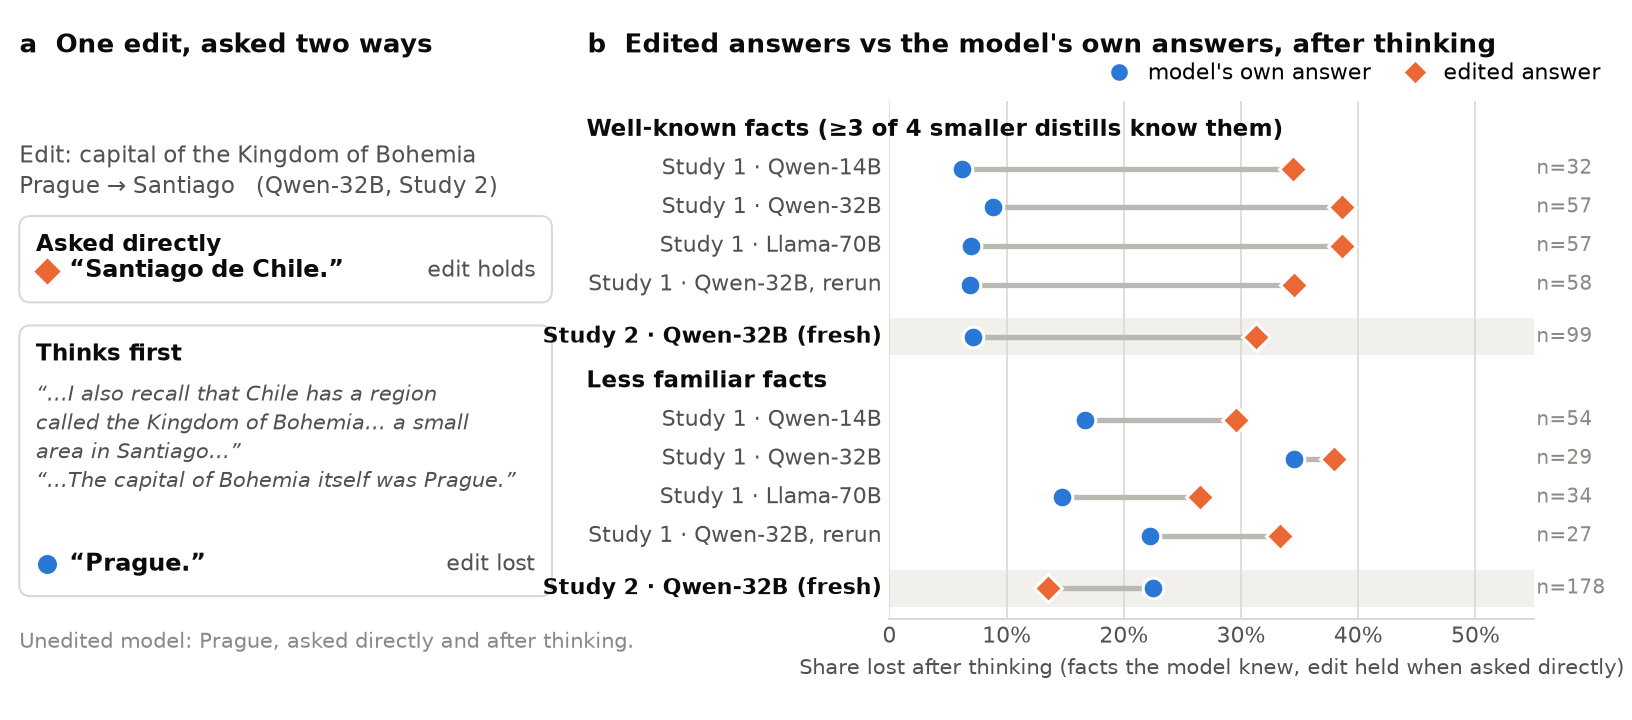

Python code for this plot:
"""Hero figure sketch (draft): one edit asked two ways, and edited vs own-answer loss by fact familiarity.

    <python with matplotlib> paperwriting/revision/narrative/fig/hero_sketch.py

Reads hero_data.json (written by the analysis snippet in REVISION §8, 2026-10-12; loaders of
src/explore/explore_s1s2.py). Colours: reference categorical slots 1-2 (validated: CVD dE 24.7, normal 33.6).
Identity is also carried by marker shape (circle = own answer, diamond = edited answer) for print/CVD.
"""
import json
import os

import matplotlib
matplotlib.use("Agg")
import matplotlib.pyplot as plt
from matplotlib.lines import Line2D
from matplotlib.patches import FancyBboxPatch, Rectangle

HERE = os.path.dirname(os.path.abspath(__file__))
OWN, EDIT = "#2a78d6", "#eb6834"                 # series-1 blue, series-2 orange
INK, INK2, MUTED, RULE, BAND = "#0b0b0b", "#52514e", "#8a8984", "#d9d8d3", "#f1f0ec"
plt.rcParams.update({"font.family": "DejaVu Sans", "font.size": 7.2, "axes.edgecolor": RULE,
                     "axes.linewidth": 0.6, "xtick.color": INK2, "ytick.color": INK2})

data = json.load(open(os.path.join(HERE, "hero_data.json")))["runs"]
LABEL = {("Qwen-14B", "original"): "Study 1 · Qwen-14B", ("Qwen-32B", "original"): "Study 1 · Qwen-32B",
         ("Llama-70B", "original"): "Study 1 · Llama-70B", ("Qwen-32B", "v2, H100 (rerun)"): "Study 1 · Qwen-32B, rerun",
         ("Qwen-32B", "v2, H100"): "Study 2 · Qwen-32B (fresh)"}

fig = plt.figure(figsize=(6.8, 3.0))

# ---------------- panel (a): one edit, asked two ways ----------------
ax = fig.add_axes([0.005, 0.06, 0.34, 0.80]); ax.set_axis_off(); ax.set_xlim(0, 1); ax.set_ylim(0, 1)
fig.text(0.012, 0.955, "a  One edit, asked two ways", weight="bold", color=INK, va="top", fontsize=7.8)
ax.text(0.02, 0.93, "Edit: capital of the Kingdom of Bohemia\nPrague → Santiago   (Qwen-32B, Study 2)",
        color=INK2, va="top", fontsize=6.8, linespacing=1.35)

def strip(y, h, title, body, answer, color, marker, verdict):
    ax.add_patch(FancyBboxPatch((0.02, y - h), 0.96, h, boxstyle="round,pad=0.0,rounding_size=0.02",
                                fc="white", ec=RULE, lw=0.6))
    ax.text(0.05, y - 0.03, title, weight="bold", color=INK, va="top", fontsize=7)
    if body:
        ax.text(0.05, y - 0.095, body, color=INK2, style="italic", va="top", fontsize=6.4, linespacing=1.35, wrap=True)
    ax.plot([0.07], [y - h + 0.055], marker=marker, color=color, ms=6.5, mec="white", mew=0.8)
    ax.text(0.11, y - h + 0.055, answer, color=INK, va="center", fontsize=7.2, weight="bold")
    ax.text(0.95, y - h + 0.055, verdict, color=INK2, va="center", ha="right", fontsize=6.6)

strip(0.80, 0.15, "Asked directly", None, "“Santiago de Chile.”", EDIT, "D", "edit holds")
strip(0.61, 0.47, "Thinks first",
      "“…I also recall that Chile has a region\ncalled the Kingdom of Bohemia… a small\narea in Santiago…”\n"
      "“…The capital of Bohemia itself was Prague.”",
      "“Prague.”", OWN, "o", "edit lost")
ax.text(0.02, 0.06, "Unedited model: Prague, asked directly and after thinking.", color=MUTED, fontsize=6.4, va="center")

# ---------------- panel (b): dumbbells ----------------
bx = fig.add_axes([0.545, 0.14, 0.395, 0.72])
order = [("Qwen-14B", "original"), ("Qwen-32B", "original"), ("Llama-70B", "original"),
         ("Qwen-32B", "v2, H100 (rerun)"), ("Qwen-32B", "v2, H100")]
by = {(r["model"], r["engine"]): r for r in data}
rows, y = [], 0.0
blocks = [("familiar", "Well-known facts (≥3 of 4 smaller distills know them)"),
          ("less_familiar", "Less familiar facts")]
for key, title in blocks:
    y -= 0.55
    bx.text(-0.47, y, title, color=INK, weight="bold", fontsize=7, va="center", ha="left",
            transform=bx.get_yaxis_transform())
    for i, k in enumerate(order):
        y -= 1.0
        if i == 4:
            y -= 0.35
        rows.append((y, key, k, i == 4))
    y -= 0.6
for y, key, k, s2 in rows:
    r = by[k][key]
    if s2:
        bx.add_patch(Rectangle((0, y - 0.48), 0.55, 0.96, fc=BAND, ec="none", zorder=0))
    bx.plot([r["own"], r["edited"]], [y, y], color="#b9b8b3", lw=1.6, zorder=1, solid_capstyle="round")
    bx.plot([r["own"]], [y], "o", color=OWN, ms=6.2, mec="white", mew=0.9, zorder=3)
    bx.plot([r["edited"]], [y], "D", color=EDIT, ms=5.8, mec="white", mew=0.9, zorder=3)
    lab = LABEL[k]
    bx.text(-0.012, y, lab, ha="right", va="center", fontsize=6.6, color=INK if s2 else INK2,
            weight="bold" if s2 else "normal", transform=bx.get_yaxis_transform())
    bx.text(0.552, y, f"n={r['n']}", ha="left", va="center", fontsize=6.0, color=MUTED)
bx.set_xlim(0, 0.55); bx.set_ylim(rows[-1][0] - 0.8, 0.2)
bx.set_yticks([]); bx.set_xticks([0, .1, .2, .3, .4, .5]); bx.set_xticklabels(["0", "10%", "20%", "30%", "40%", "50%"])
bx.tick_params(axis="x", length=0, labelsize=6.6, pad=2)
for s in ("left", "right", "top"):
    bx.spines[s].set_visible(False)
bx.grid(axis="x", color=RULE, lw=0.5); bx.set_axisbelow(True)
bx.set_xlabel("Share lost after thinking (facts the model knew, edit held when asked directly)",
              fontsize=6.4, color=INK2, labelpad=3)
fig.text(0.36, 0.955, "b  Edited answers vs the model's own answers, after thinking", weight="bold", color=INK, va="top", fontsize=7.8)
handles = [Line2D([], [], marker="o", ls="", color=OWN, mec="white", ms=6, label="model's own answer"),
           Line2D([], [], marker="D", ls="", color=EDIT, mec="white", ms=5.5, label="edited answer")]
bx.legend(handles=handles, loc="lower right", bbox_to_anchor=(1.12, 1.01), ncol=2, frameon=False, fontsize=6.6,
          handletextpad=0.3, columnspacing=1.0, borderaxespad=0.1)

for ext in ("png", "pdf"):
    fig.savefig(os.path.join(HERE, f"hero_sketch.{ext}"), dpi=240, facecolor="white")
print("wrote hero_sketch.png/.pdf")
